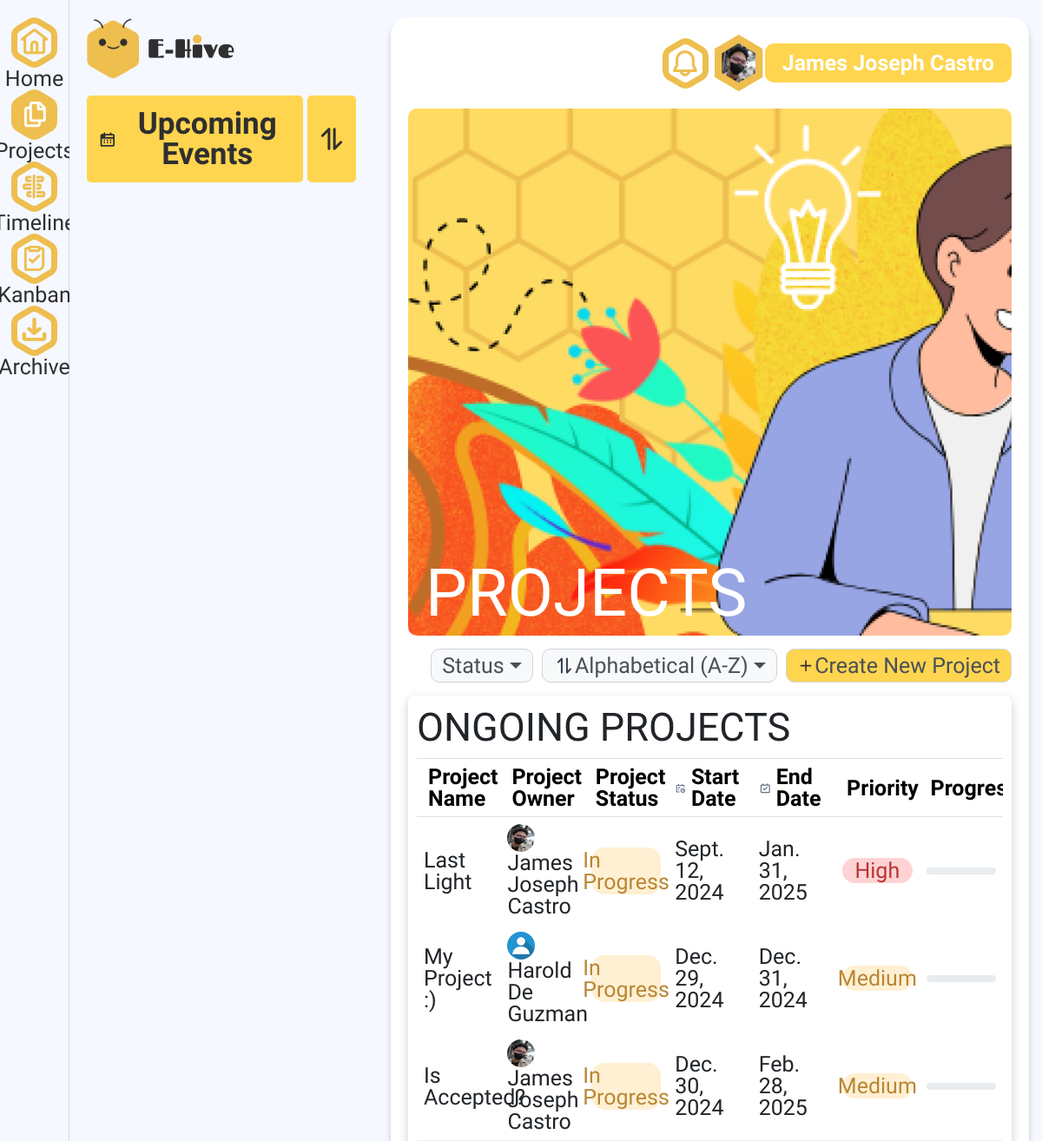
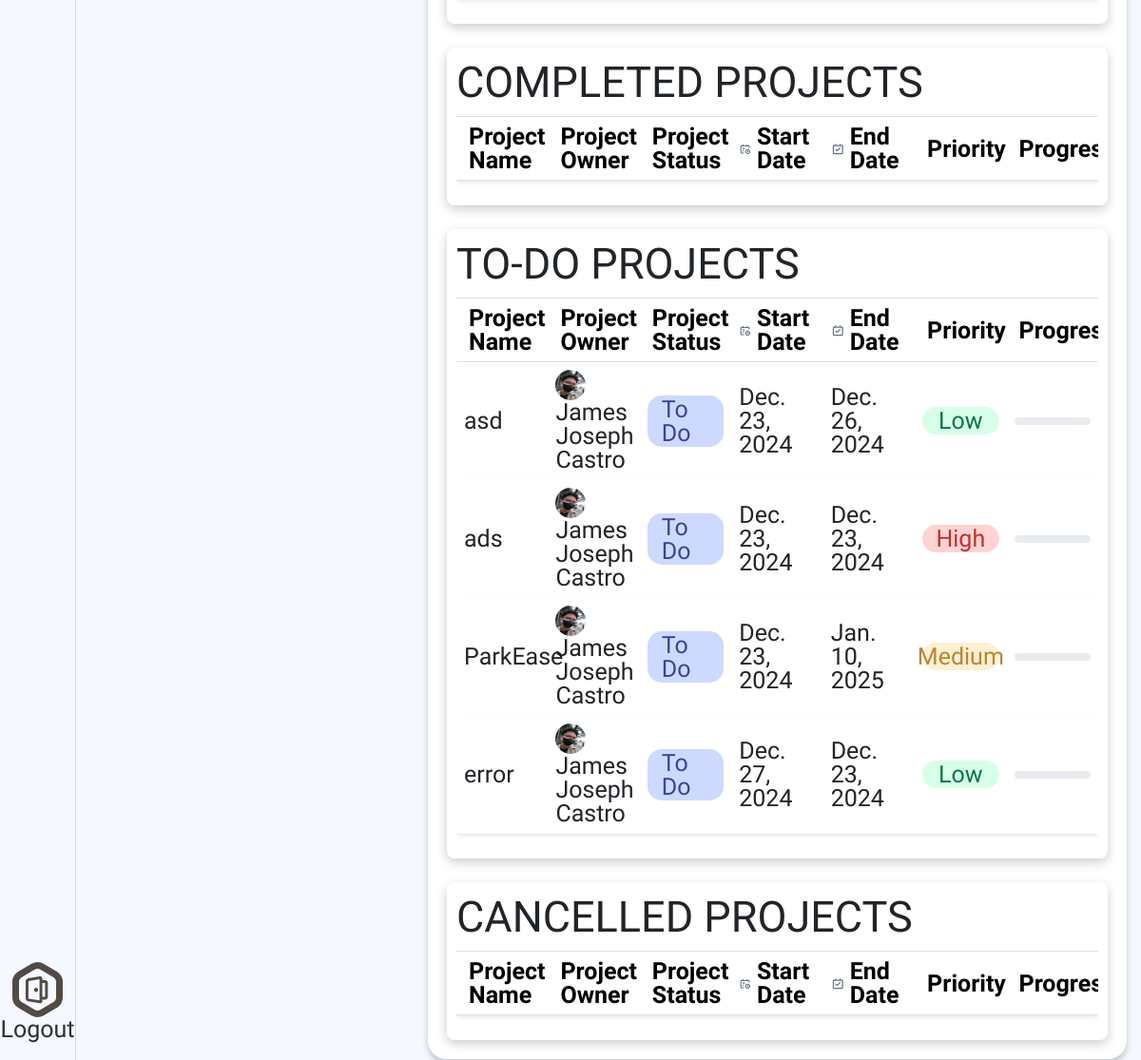
Page /my_app/project/ (signed in) on the committed database (2 pictures, top to bottom).
### my_app/models.py (models this page shows, shortened)
class User(models.Model):
    first_name = models.CharField(max_length=100)
    last_name = models.CharField(max_length=100)
    email = models.EmailField(unique=True)
    password = models.CharField(max_length=128)
    birthday = models.DateField()
    picture = models.CharField(
        max_length=255,
        blank=True,
        null=True,
        default='/static/profile_pictures/default_profile.jpg'
    )
    def __str__(self):
        return f"{self.first_name} {self.last_name}"

class Project(models.Model):
    project_name = models.CharField(max_length=100)
    project_description = models.TextField(null=True)
    start_date = models.DateField()
    end_date = models.DateField()
    PROJECT_STATUS_CHOICES = [
        ('TO_DO', 'To Do'),
        ('IN_PROGRESS', 'In Progress'),
        ('COMPLETED', 'Completed'),
        ('CANCELLED', 'Cancelled'),
    ]
    project_status = models.CharField(max_length=20, choices=PROJECT_STATUS_CHOICES, default='TO_DO')
    PROJECT_PRIORITY_CHOICES = [
        ('LOW', 'Low'),
        ('MEDIUM', 'Medium'),
        ('HIGH', 'High'),
    ]
    project_priority = models.CharField(max_length=10, choices=PROJECT_PRIORITY_CHOICES, default='MEDIUM')
    user = models.ForeignKey('User', on_delete=models.CASCADE, related_name='projects')
    background = models.CharField(max_length=255, blank=True, null=True)
    is_archived = models.BooleanField(default=False)
    def __str__(self):
        return f"Project {self.id}: {self.project_name} | Owner: {self.user.first_name}"

### my_app/views.py (the view)
    def wrapper(request, *args, **kwargs):
        if 'user_id' not in request.session:
            return redirect('login')
        return view_func(request, *args, **kwargs)

### my_app/templates/project.html (shortened to what this page needs)
{% extends 'base.html' %}
{% block content %}
{% load static %}
<link href="https://cdn.jsdelivr.net/npm/bootstrap@5.3.0-alpha1/dist/css/bootstrap.min.css" rel="stylesheet">
<link rel="stylesheet" href="{% static 'css/project.css' %}">
<div class="dashboard">
    <main style="background: url({% static 'img/home/bgh.png' %}) no-repeat center center; background-size: cover;">
        <header>
            <div class="out-welcome">
                <div class="welcome" style="background: url({% static 'img/banner/project.png' %}) no-repeat center center; background-size: cover;"></div>
            <h3>PROJECTS</h3>
            </div>
        {% include 'profile_temp.html' %}
    </header>
    <div class="custom-dropdown">
        <div class="dropdown">
            <button class="btn btn-light dropdown-toggle" type="button" data-bs-toggle="dropdown">
                Status
            </button>
        </div>
        <div class="dropdown">
            <button class="btn btn-light dropdown-toggle" type="button" data-bs-toggle="dropdown">
            Alphabetical (A-Z)
            </button>
        </div>
        <button class="btn yellow"style="background-color: #FFD54F;" type="button" id="openModalButton">
            <svg width="20" height="20" viewBox="0 0 20 20" fill="none" xmlns="http://www.w3.org/2000/svg">
                <path d="M10.0917 4.00659V15.2252M4.48242 9.61589H15.701" stroke="#2F2F2F" stroke-width="1.60586" stroke-linecap="round" stroke-linejoin="round"/>
            </svg>
            Create New Project
        </button>
    </div>
    <div class="projects">
    <div class="conts">
        <div class="top">
            <h1>ONGOING PROJECTS</h1>
        </div>
        <div class="table-responsive">
            <table class="table table-hover table-bordered project-table">
                <thead class="table-light">
                    <tr>
                        <th>
                            <span>
                            Project Name</th>
                        <th>
                            <span>
                            Project Owner</th>
                        <th>
                            <span>
                            Project Status</th>
                        <th>
                            <span>
                            Start Date</th>
                        <th>
                            <span>
                            End Date</th>
                        <th>
                            <span>
                            Priority</th>
                        <th>
                            <span>
                            Progress</th>
                    </tr>
                </thead>
                <tbody>
                    {% if projects %}
                        {% for project in projects %}
                            {% if project.project_status == 'IN_PROGRESS' %}
                                <tr onclick="window.location.href='{% url 'view_proj' project.id %}'" style="cursor: pointer;">
                                    <td>{{ project.project_name }}</td>
                                    <td>
                                        <img src="{{ project.user.picture }}" alt="Avatar" style="width: 32px; height: 32px; border-radius: 50%;">
                                        {{ project.user.first_name }} {{ project.user.last_name }}
                                    </td>
                                    <td>
                                        <span class="status-badge status-{{ project.project_status|lower }}">{{ project.get_project_status_display }}</span>
                                    </td>
                                    <td>{{ project.start_date }}</td>
                                    <td>{{ project.end_date }}</td>
                                    <td>
                                        <span class="priority-{{ project.project_priority|lower }}">{{ project.get_project_priority_display }}</span>
                                    </td>
                                    <td>
                                        <div class="progress" style="height: 8px;">
                                        </div>
                                    </td>
                                </tr>
                            {% elif project.some_value == 0 %}
                                <tr>
                                    <td colspan="7" style="text-align: center;">No projects found.</td>
                                </tr>
                            {% endif %}
                        {% endfor %}
                    {% else %}
                        <tr>
                            <td colspan="7" style="text-align: center;">No projects found.</td>
                        </tr>
                    {% endif %}
                </tbody>
            </table>
        </div>
    </div>
    <div class="conts">
        <div class="top">
            <h1>COMPLETED PROJECTS</h1>
        </div>
        <div class="table-responsive">
            <table class="table table-hover table-bordered project-table">
                <thead class="table-light">
                    <tr>
                        <th>
                            <span>
                            Project Name</th>
                        <th>
                            <span>
                            Project Owner</th>
                        <th>
                            <span>
                            Project Status</th>
                        <th>
                            <span>
                            Start Date</th>
                        <th>
                            <span>
                            End Date</th>
                        <th>
                            <span>
                            Priority</th>
                        <th>
                            <span>
                            Progress</th>
                    </tr>
                </thead>
            </table>
        </div>
    </div>
    <div class="conts">
        <div class="top">
            <h1>TO-DO PROJECTS</h1>
        </div>
        <div class="table-responsive">
            <table class="table table-hover table-bordered project-table">
                <thead class="table-light">
                    <tr>
                        <th>
                            <span>
                            Project Name</th>
                        <th>
                            <span>
                            Project Owner</th>
                        <th>
                            <span>
                            Project Status</th>
                        <th>
                            <span>
                            Start Date</th>
                        <th>
                            <span>
                            End Date</th>
                        <th>
                            <span>
                            Priority</th>
                        <th>
                            <span>
                            Progress</th>
                    </tr>
                </thead>
                <tbody>
                    {% if projects %}
                        {% for project in projects %}
                            {% if project.project_status == 'TO_DO' %}
                                <tr onclick="window.location.href='{% url 'view_proj' project.id %}'" style="cursor: pointer;">
                                    <td>{{ project.project_name }}</td>
                                    <td>
                                        <img src="{{ project.user.picture }}" alt="Avatar" style="width: 32px; height: 32px; border-radius: 50%;">
                                        {{ project.user.first_name }} {{ project.user.last_name }}
                                    </td>
                                    <td>
                                        <span class="status-badge status-{{ project.project_status|lower }}">{{ project.get_project_status_display }}</span>
                                    </td>
                                    <td>{{ project.start_date }}</td>
                                    <td>{{ project.end_date }}</td>
                                    <td>
                                        <span class="priority-{{ project.project_priority|lower }}">{{ project.get_project_priority_display }}</span>
                                    </td>
                                    <td>
                                        <div class="progress" style="height: 8px;">
                                        </div>
                                    </td>
                                </tr>
                            {% elif project.some_value == 0 %}
                                <tr>
                                    <td colspan="7" style="text-align: center;">No projects found.</td>
                                </tr>
                            {% endif %}
                        {% endfor %}
                    {% else %}
                        <tr>
                            <td colspan="7" style="text-align: center;">No projects found.</td>
                        </tr>
                    {% endif %}
                </tbody>
            </table>
        </div>
    </div>
    <div class="conts">
        <div class="top">
            <h1>CANCELLED PROJECTS</h1>
        </div>
        <div class="table-responsive">
            <table class="table table-hover table-bordered project-table">
                <thead class="table-light">
                    <tr>
                        <th>
                            <span>
                            Project Name</th>
                        <th>
                            <span>
                            Project Owner</th>
                        <th>
                            <span>
                            Project Status</th>
                        <th>
                            <span>
                            Start Date</th>
                        <th>
                            <span>
                            End Date</th>
                        <th>
                            <span>
                            Priority</th>
                        <th>
                            <span>
                            Progress</th>
                    </tr>
                </thead>
            </table>
        </div>
    </div>
</div>
    </main>
</div>
{% endblock %}

### my_app/templates/profile_temp.html (shortened to what this page needs)
{% load static %}
<link rel="stylesheet" href="{% static 'css/profile_temp.css' %}">
<div class="profile">
    <div class="notification notification-icon-svg" >
    </div>
    <a href="{% url 'profile'%}">
        <div class="hexagon2-btn-wrapper">
            <div class="hexagon2">
                <img src="{{ user_profile }}" alt="Profile Picture" class="avatar2">
            </div>
        </div>
        <div class="profile-card">
            <span class="name">{{ user_name }}</span>
        </div>
    </a>
</div>

### rows in the picture
User: picture (picture)
Project: project_name "Last Light", user.picture (picture), user.first_name "James Joseph", user.last_name "Castro", project_status "In Progress", start_date "Sept. 12, 2024", end_date "Jan. 31, 2025", project_priority "High"
Project: project_name "My Project :)", user.picture (placeholder picture), user.first_name "Harold", user.last_name "De Guzman", project_status "In Progress", start_date "Dec. 29, 2024", end_date "Dec. 31, 2024", project_priority "Medium"
Project: project_name "Is Accepted?", user.picture (picture), user.first_name "James Joseph", user.last_name "Castro", project_status "In Progress", start_date "Dec. 30, 2024", end_date "Feb. 28, 2025", project_priority "Medium"
Project: project_name "asd", user.picture (picture), user.first_name "James Joseph", user.last_name "Castro", project_status "To Do", start_date "Dec. 23, 2024", end_date "Dec. 26, 2024", project_priority "Low"
Project: project_name "ads", user.picture (picture), user.first_name "James Joseph", user.last_name "Castro", project_status "To Do", start_date "Dec. 23, 2024", end_date "Dec. 23, 2024", project_priority "High"
Project: project_name "ParkEase", user.picture (picture), user.first_name "James Joseph", user.last_name "Castro", project_status "To Do", start_date "Dec. 23, 2024", end_date "Jan. 10, 2025", project_priority "Medium"
Project: project_name "error", user.picture (picture), user.first_name "James Joseph", user.last_name "Castro", project_status "To Do", start_date "Dec. 27, 2024", end_date "Dec. 23, 2024", project_priority "Low"

### other values in the picture
{{ user_name }} "James Joseph Castro"
